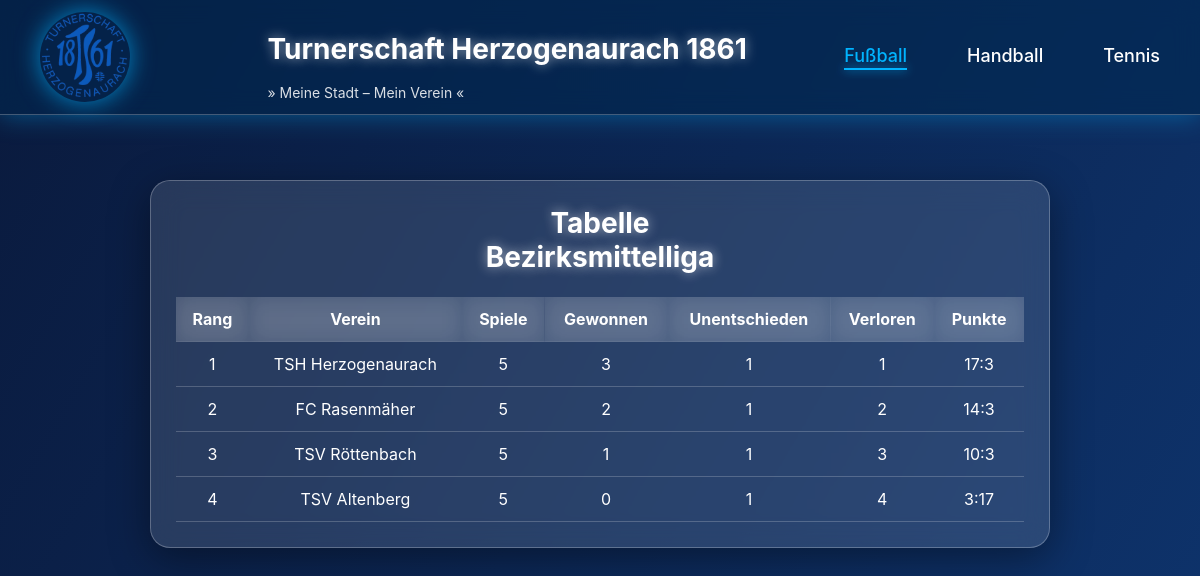
Screenshot of /fussball with the database file from the repository.
### tables this page shows
CREATE TABLE Fussball (
    id INTEGER PRIMARY KEY AUTOINCREMENT,
    verein TEXT,
    spiele INTEGER,
    gewonnen INTEGER,
    unentschieden INTEGER,
    verloren INTEGER,
    punkte TEXT

);

### app.py (the view)
@app.route("/fussball")
def fussball():
    data = get_fussball_table_data()
    return render_template("fussball-2.html", data=data)

### routes/functions.py (called while the page is built)
def get_fussball_table_data():
    conn = sqlite3.connect("projekt-verein.db")
    conn.row_factory = sqlite3.Row  # ermöglicht Zugriff per Spaltenname
    cur = conn.cursor()
    cur.execute("SELECT * FROM Fussball ORDER BY gewonnen DESC")
    rows = cur.fetchall()
    conn.close()
    return rows

### templates/fussball-2.html (shortened to what this page needs)
<!DOCTYPE html>
<html lang="de">
<head>
</head>
<body>
    <header>
        <img src="./static/Logo_v3.png" class="logo" alt="Vereinslogo">
        <div class="title-box">
            <h1>Turnerschaft Herzogenaurach 1861</h1>
            <div class="subtitle">» Meine Stadt – Mein Verein «</div>
        </div>
        <nav>
        <a href="/fussball" class="active">Fußball</a>
            <a href="/handball">Handball</a>
            <a href="/tennis">Tennis</a>
        </nav>
    </header>
    <div class="table-box">
        <h2>Tabelle <br>Bezirksmittelliga</h2>
<table>
    <tr>
        <th>Rang</th>
        <th>Verein</th>
        <th>Spiele</th>
        <th>Gewonnen</th>
        <th>Unentschieden</th>
        <th>Verloren</th>
        <th>Punkte</th>
    </tr>
    {% for row in data %}
    <tr>
        <td>{{ loop.index }}</td>
        <td>{{ row['verein'] }}</td>
        <td>{{ row['spiele'] }}</td>
        <td>{{ row['gewonnen'] }}</td>
        <td>{{ row['unentschieden'] }}</td>
        <td>{{ row['verloren'] }}</td>
        <td>{{ row['punkte'] }}</td>
    </tr>
    {% endfor %}
</table>
    </div>
</body>
</html>

### templates/fussball-2.html (style rules this page uses)
* { box-sizing: border-box; }
body { margin: 0; font-family: 'Inter', sans-serif; background: linear-gradient(120deg, #0a1a3d, #0f3b7a, #1a73e8, #00b4ff); background-size: 400% 400%; animation: gradientMove 12s ease infinite; color: white; text-align: center; padding-bottom: 60px; padding-top: 140px; }
header { position: fixed; top: 0; width: 100%; z-index: 50; background: rgba(0, 40, 80, 0.55); backdrop-filter: blur(12px); border-bottom: 1px solid rgba(255,255,255,0.25); box-shadow: 0 0 25px rgba(0,180,255,0.4); display: flex; align-items: center; justify-content: space-between; padding: 12px 40px; }
.logo { width: 90px; height: 90px; border-radius: 50%; object-fit: cover; box-shadow: 0 0 25px rgba(0,180,255,0.7); animation: pulse 3s infinite ease-in-out; }
.title-box { margin-left: 40px; text-align: left; }
.title-box h1 { margin-left: 0; font-size: 28px; text-shadow: 0 0 12px rgba(255,255,255,0.6); }
.subtitle { font-size: 14px; opacity: 0.85; }
nav { display: flex; gap: 60px; }
nav a { color: white; text-decoration: none; font-size: 18px; font-weight: 500; position: relative; padding-bottom: 4px; transition: 0.3s; }
nav a::after { content: ""; position: absolute; bottom: 0; left: 0; width: 0%; height: 2px; background: #00b4ff; box-shadow: 0 0 10px #00b4ff; transition: 0.3s; }
nav a.active::after { width: 100%; }
nav a.active { color: #00b4ff; }
.table-box { margin: 40px auto; width: 85%; max-width: 900px; background: rgba(255,255,255,0.12); backdrop-filter: blur(15px); border-radius: 20px; padding: 25px; border: 1px solid rgba(255,255,255,0.25); box-shadow: 0 10px 40px rgba(0,0,0,0.4); }
h2 { margin-top: 0; font-size: 28px; text-shadow: 0 0 12px rgba(255,255,255,0.6); }
table { width: 100%; border-collapse: collapse; margin-top: 20px; color: white; }
th, td { padding: 12px; border-bottom: 1px solid rgba(255,255,255,0.2); }
th { background: rgba(255,255,255,0.15); backdrop-filter: blur(10px); font-size: 16px; }

### rows the page displays
Fussball: verein "TSH Herzogenaurach", spiele "5", gewonnen "3", unentschieden "1", verloren "1", punkte "17:3"
Fussball: verein "FC Rasenmäher", spiele "5", gewonnen "2", unentschieden "1", verloren "2", punkte "14:3"
Fussball: verein "TSV Röttenbach", spiele "5", gewonnen "1", unentschieden "1", verloren "3", punkte "10:3"
Fussball: verein "TSV Altenberg", spiele "5", gewonnen "0", unentschieden "1", verloren "4", punkte "3:17"
